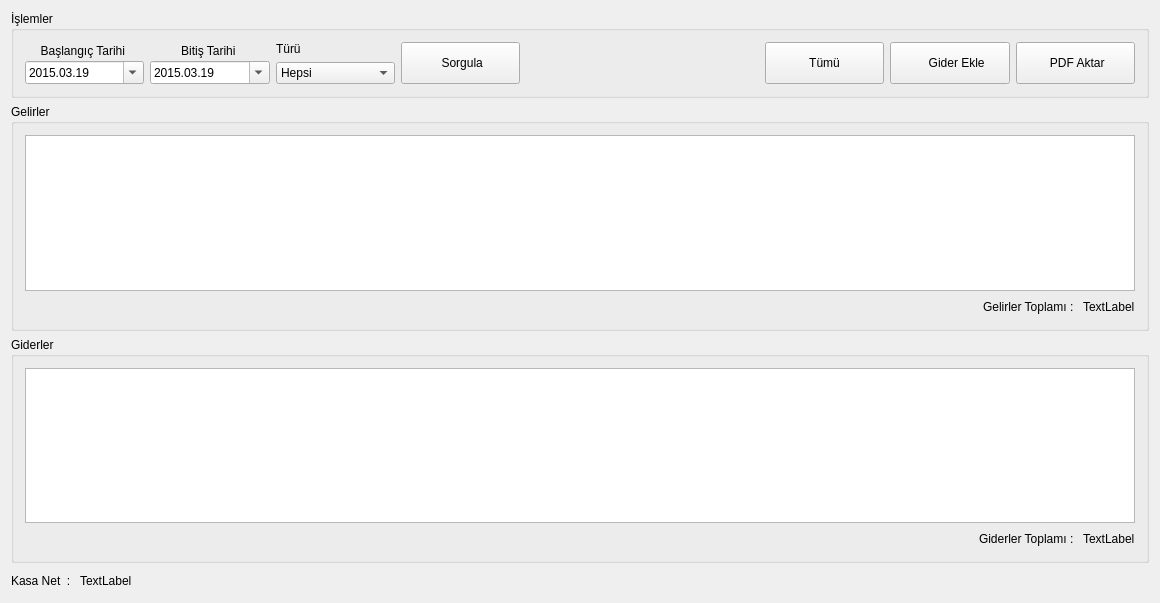
<?xml version="1.0" encoding="UTF-8"?>
<ui version="4.0">
 <class>IncomeExpense</class>
 <widget class="QDialog" name="IncomeExpense">
  <property name="geometry">
   <rect>
    <x>0</x>
    <y>0</y>
    <width>1160</width>
    <height>603</height>
   </rect>
  </property>
  <property name="windowTitle">
   <string>IncomeExpense</string>
  </property>
  <layout class="QVBoxLayout" name="verticalLayout_4" stretch="1,10,10,1">
   <item>
    <widget class="QGroupBox" name="groupBox_3">
     <property name="title">
      <string>İşlemler</string>
     </property>
     <layout class="QVBoxLayout" name="verticalLayout_3">
      <item>
       <layout class="QHBoxLayout" name="horizontalLayout_2" stretch="1,1,1,1,2,1,1,1">
        <item>
         <layout class="QVBoxLayout" name="verticalLayout_22">
          <property name="spacing">
           <number>2</number>
          </property>
          <item>
           <widget class="QLabel" name="label_16">
            <property name="text">
             <string>Başlangıç Tarihi </string>
            </property>
            <property name="alignment">
             <set>Qt::AlignCenter</set>
            </property>
           </widget>
          </item>
          <item>
           <widget class="QDateTimeEdit" name="dateTimeEditDateStart">
            <property name="date">
             <date>
              <year>2015</year>
              <month>3</month>
              <day>19</day>
             </date>
            </property>
            <property name="displayFormat">
             <string>yyyy.MM.dd</string>
            </property>
            <property name="calendarPopup">
             <bool>true</bool>
            </property>
           </widget>
          </item>
         </layout>
        </item>
        <item>
         <layout class="QVBoxLayout" name="verticalLayout_23">
          <property name="spacing">
           <number>2</number>
          </property>
          <item>
           <widget class="QLabel" name="label_15">
            <property name="text">
             <string>Bitiş Tarihi </string>
            </property>
            <property name="alignment">
             <set>Qt::AlignCenter</set>
            </property>
           </widget>
          </item>
          <item>
           <widget class="QDateTimeEdit" name="dateTimeEditDateEnd">
            <property name="date">
             <date>
              <year>2015</year>
              <month>3</month>
              <day>19</day>
             </date>
            </property>
            <property name="displayFormat">
             <string>yyyy.MM.dd</string>
            </property>
            <property name="calendarPopup">
             <bool>true</bool>
            </property>
           </widget>
          </item>
         </layout>
        </item>
        <item>
         <layout class="QVBoxLayout" name="verticalLayout_5">
          <item>
           <widget class="QLabel" name="label_6">
            <property name="text">
             <string>Türü</string>
            </property>
           </widget>
          </item>
          <item>
           <widget class="QComboBox" name="comboBoxPayType">
            <item>
             <property name="text">
              <string>Hepsi</string>
             </property>
            </item>
            <item>
             <property name="text">
              <string>Aidat</string>
             </property>
            </item>
            <item>
             <property name="text">
              <string>Şartlı Bağış</string>
             </property>
            </item>
           </widget>
          </item>
         </layout>
        </item>
        <item>
         <widget class="QToolButton" name="toolButtonQueryWithDate">
          <property name="sizePolicy">
           <sizepolicy hsizetype="MinimumExpanding" vsizetype="MinimumExpanding">
            <horstretch>0</horstretch>
            <verstretch>0</verstretch>
           </sizepolicy>
          </property>
          <property name="text">
           <string> Sorgula</string>
          </property>
          <property name="icon">
           <iconset resource="../Resources/bys.qrc">
            <normaloff>:/Fotos/play.png</normaloff>:/Fotos/play.png</iconset>
          </property>
          <property name="iconSize">
           <size>
            <width>32</width>
            <height>32</height>
           </size>
          </property>
          <property name="toolButtonStyle">
           <enum>Qt::ToolButtonTextBesideIcon</enum>
          </property>
         </widget>
        </item>
        <item>
         <spacer name="horizontalSpacer_2">
          <property name="orientation">
           <enum>Qt::Horizontal</enum>
          </property>
          <property name="sizeHint" stdset="0">
           <size>
            <width>40</width>
            <height>20</height>
           </size>
          </property>
         </spacer>
        </item>
        <item>
         <widget class="QToolButton" name="toolButtonShowAll">
          <property name="sizePolicy">
           <sizepolicy hsizetype="MinimumExpanding" vsizetype="MinimumExpanding">
            <horstretch>0</horstretch>
            <verstretch>0</verstretch>
           </sizepolicy>
          </property>
          <property name="layoutDirection">
           <enum>Qt::LeftToRight</enum>
          </property>
          <property name="text">
           <string>Tümü</string>
          </property>
          <property name="icon">
           <iconset resource="../Resources/bys.qrc">
            <normaloff>:/Fotos/play.png</normaloff>:/Fotos/play.png</iconset>
          </property>
          <property name="iconSize">
           <size>
            <width>32</width>
            <height>32</height>
           </size>
          </property>
          <property name="toolButtonStyle">
           <enum>Qt::ToolButtonTextBesideIcon</enum>
          </property>
         </widget>
        </item>
        <item>
         <widget class="QToolButton" name="toolButtonEnterExpense">
          <property name="sizePolicy">
           <sizepolicy hsizetype="MinimumExpanding" vsizetype="MinimumExpanding">
            <horstretch>0</horstretch>
            <verstretch>0</verstretch>
           </sizepolicy>
          </property>
          <property name="layoutDirection">
           <enum>Qt::LeftToRight</enum>
          </property>
          <property name="text">
           <string>    Gider Ekle</string>
          </property>
          <property name="icon">
           <iconset resource="../Resources/bys.qrc">
            <normaloff>:/Fotos/play.png</normaloff>:/Fotos/play.png</iconset>
          </property>
          <property name="iconSize">
           <size>
            <width>32</width>
            <height>32</height>
           </size>
          </property>
          <property name="toolButtonStyle">
           <enum>Qt::ToolButtonTextBesideIcon</enum>
          </property>
         </widget>
        </item>
        <item>
         <widget class="QToolButton" name="toolButtonExportPDF">
          <property name="sizePolicy">
           <sizepolicy hsizetype="MinimumExpanding" vsizetype="MinimumExpanding">
            <horstretch>0</horstretch>
            <verstretch>0</verstretch>
           </sizepolicy>
          </property>
          <property name="layoutDirection">
           <enum>Qt::LeftToRight</enum>
          </property>
          <property name="text">
           <string> PDF Aktar</string>
          </property>
          <property name="icon">
           <iconset resource="../Resources/bys.qrc">
            <normaloff>:/Fotos/PDF.ico</normaloff>:/Fotos/PDF.ico</iconset>
          </property>
          <property name="iconSize">
           <size>
            <width>32</width>
            <height>32</height>
           </size>
          </property>
          <property name="toolButtonStyle">
           <enum>Qt::ToolButtonTextBesideIcon</enum>
          </property>
         </widget>
        </item>
       </layout>
      </item>
     </layout>
    </widget>
   </item>
   <item>
    <widget class="QGroupBox" name="groupBox">
     <property name="title">
      <string>Gelirler</string>
     </property>
     <layout class="QVBoxLayout" name="verticalLayout">
      <item>
       <widget class="QTableView" name="tableViewIncome">
        <property name="dragDropOverwriteMode">
         <bool>false</bool>
        </property>
        <property name="selectionMode">
         <enum>QAbstractItemView::SingleSelection</enum>
        </property>
        <property name="selectionBehavior">
         <enum>QAbstractItemView::SelectRows</enum>
        </property>
        <attribute name="horizontalHeaderCascadingSectionResizes">
         <bool>true</bool>
        </attribute>
        <attribute name="horizontalHeaderDefaultSectionSize">
         <number>150</number>
        </attribute>
        <attribute name="horizontalHeaderStretchLastSection">
         <bool>true</bool>
        </attribute>
        <attribute name="verticalHeaderVisible">
         <bool>false</bool>
        </attribute>
       </widget>
      </item>
      <item>
       <layout class="QHBoxLayout" name="horizontalLayout">
        <item>
         <spacer name="horizontalSpacer">
          <property name="orientation">
           <enum>Qt::Horizontal</enum>
          </property>
          <property name="sizeHint" stdset="0">
           <size>
            <width>40</width>
            <height>20</height>
           </size>
          </property>
         </spacer>
        </item>
        <item>
         <widget class="QLabel" name="labelSumIncome">
          <property name="text">
           <string>Gelirler Toplamı : </string>
          </property>
         </widget>
        </item>
        <item>
         <widget class="QLabel" name="labelTotalIncomes">
          <property name="text">
           <string>TextLabel</string>
          </property>
         </widget>
        </item>
       </layout>
      </item>
     </layout>
    </widget>
   </item>
   <item>
    <widget class="QGroupBox" name="groupBox_2">
     <property name="title">
      <string>Giderler</string>
     </property>
     <layout class="QVBoxLayout" name="verticalLayout_2" stretch="10,0">
      <item>
       <widget class="QTableView" name="tableViewExpenses">
        <property name="dragDropOverwriteMode">
         <bool>false</bool>
        </property>
        <property name="selectionMode">
         <enum>QAbstractItemView::SingleSelection</enum>
        </property>
        <property name="selectionBehavior">
         <enum>QAbstractItemView::SelectRows</enum>
        </property>
        <attribute name="horizontalHeaderCascadingSectionResizes">
         <bool>true</bool>
        </attribute>
        <attribute name="horizontalHeaderDefaultSectionSize">
         <number>150</number>
        </attribute>
        <attribute name="horizontalHeaderStretchLastSection">
         <bool>true</bool>
        </attribute>
        <attribute name="verticalHeaderVisible">
         <bool>false</bool>
        </attribute>
       </widget>
      </item>
      <item>
       <layout class="QHBoxLayout" name="horizontalLayout_4">
        <item>
         <spacer name="horizontalSpacer_5">
          <property name="orientation">
           <enum>Qt::Horizontal</enum>
          </property>
          <property name="sizeHint" stdset="0">
           <size>
            <width>40</width>
            <height>20</height>
           </size>
          </property>
         </spacer>
        </item>
        <item>
         <widget class="QLabel" name="labelSumOut">
          <property name="text">
           <string>Giderler Toplamı : </string>
          </property>
         </widget>
        </item>
        <item>
         <widget class="QLabel" name="labelTotalExpenses">
          <property name="text">
           <string>TextLabel</string>
          </property>
         </widget>
        </item>
       </layout>
      </item>
     </layout>
    </widget>
   </item>
   <item>
    <layout class="QHBoxLayout" name="horizontalLayout_3">
     <item>
      <widget class="QLabel" name="labelLast">
       <property name="text">
        <string>Kasa Net  : </string>
       </property>
      </widget>
     </item>
     <item>
      <widget class="QLabel" name="labelTotalKasa">
       <property name="text">
        <string>TextLabel</string>
       </property>
      </widget>
     </item>
     <item>
      <spacer name="horizontalSpacer_3">
       <property name="orientation">
        <enum>Qt::Horizontal</enum>
       </property>
       <property name="sizeHint" stdset="0">
        <size>
         <width>40</width>
         <height>20</height>
        </size>
       </property>
      </spacer>
     </item>
    </layout>
   </item>
  </layout>
 </widget>
 <layoutdefault spacing="6" margin="11"/>
 <resources>
  <include location="../Resources/bys.qrc"/>
 </resources>
 <connections/>
</ui>
